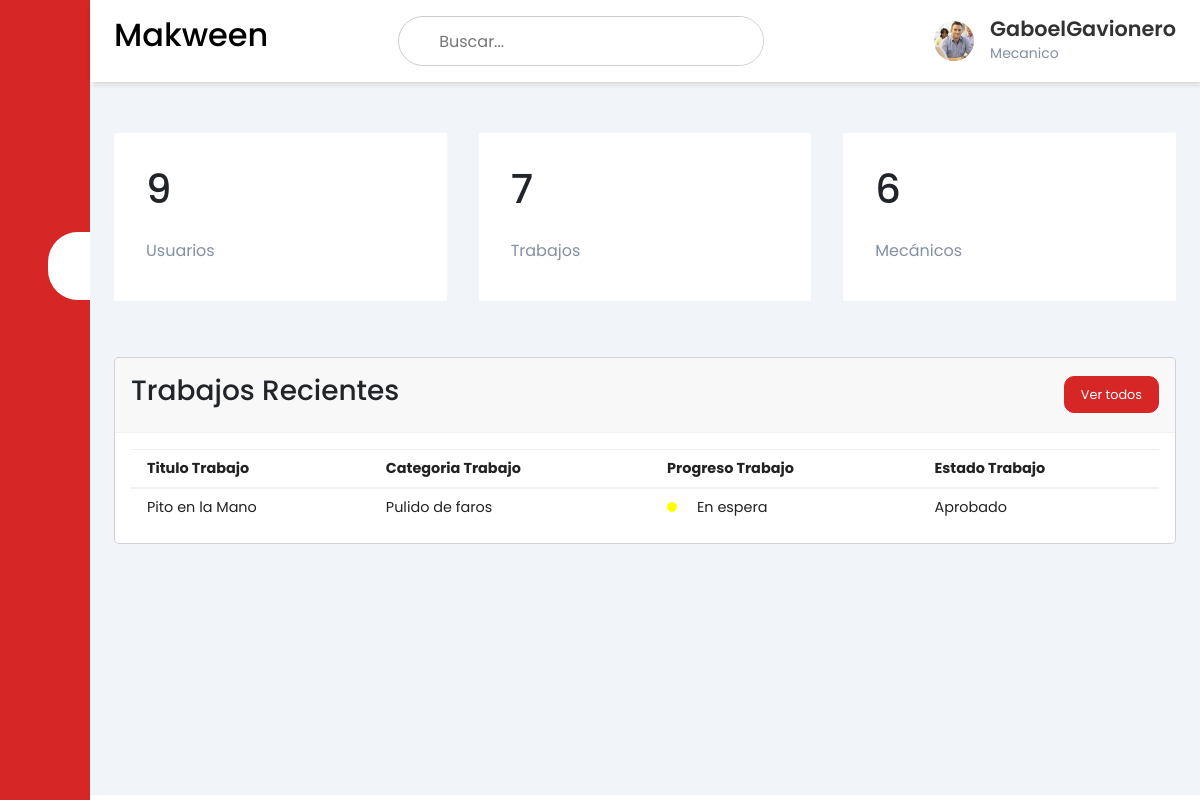
The page /adMain/GaboelGavionero/ on the database its author committed.
### miMakween/models.py (models this page shows, shortened)
class Usuario(models.Model):
    user = models.OneToOneField(User, null=True, blank=True, related_name='userprofile', on_delete=models.CASCADE)
    foto = models.ImageField(upload_to='foto', null=True, blank=True, default='foto/adult-school.png')
    is_mecanico = models.BooleanField(default=False)
    USERNAME_FIELD = 'user'
    class Meta:
        verbose_name_plural = 'Usuarios'

class Trabajos(models.Model):
    idTrabajo= models.AutoField(primary_key=True)
    titulo= models.CharField(max_length=45)
    descripcion= models.TextField()
    foto=models.ImageField(upload_to='foto',null=True,default='foto/CarExample.png')
    publicar=models.BooleanField(default=False)
    comentario=models.TextField(default='--')
    mecanico= models.ForeignKey(Usuario,on_delete=models.CASCADE,null=True)
    categoria= models.ForeignKey(Categoria,related_name='categorias',on_delete=models.CASCADE)
    class Meta:
        verbose_name = 'Trabajo'
        verbose_name_plural = 'Trabajos'

class Categoria(models.Model):
    nombre = models.CharField(primary_key=True,max_length=45)
    foto = models.ImageField(upload_to='foto',null=True)
    precio = models.DecimalField(max_digits=8, decimal_places=0, null=True)  # Agregado el campo de precio
    def __str__(self):
        return self.nombre
    class Meta:
        verbose_name_plural = 'Categorias'

### miMakween/views.py (the view)
# urls.py: path('adMain/<id>/',adminMain,name='ADMAIN'),
def adminMain(request,id):
    u=User.objects.get(username=id)
    usuario=Usuario.objects.get(user=u);
    t=Trabajos.objects.filter(mecanico=usuario)
    userid= User.objects.get(username=id)
    meccount= Usuario.objects.filter(is_mecanico=True).count()
    usercount= Usuario.objects.all().count()
    tcount= Trabajos.objects.all().count()
    contexto={'usuario':usuario,'userid':userid,'t':t,'meccount':meccount,'tcount':tcount,'usercount':usercount}
    return render(request, "AdminMain.html",contexto)

### miMakween/templates/AdminMain.html (shortened to what this page needs)
{% load static %}
<!DOCTYPE html>
<html lang="en">
    <head>
        <link rel="stylesheet"
              href="https://maxst.icons8.com/vue-static/landings/line-awesome/line-awesome/1.3.0/css/line-awesome.min.css">
        <link rel="stylesheet" href="{% static 'css/bootstrap.min.css' %}" />
        <link rel="stylesheet" href="{% static 'css/Admin.css' %}">
    </head>
    <body>
        <div class="sidebar">
            <div class="sidebar-brand">
                <h2 >
                    <a href="{% url 'IND' %}" style="color: white; text-decoration: none;">
                    </a>
                </h2>
            </div>
            <div class="sidebar-menu">
                <ul>
                    <li>
                    <a href="{% url 'ADMAIN' usuario.user.username %}"><span class="las la-igloo"></span>
                    <span>Inicio</span></a>
            </li>
            <li>
            <a href="{% url 'ADTRA' usuario.user.username %}"><span class="las la-clipboard-list"></span>
            <span>Trabajos</span></a>
    </li>
    <li>
    <a href="{% url 'ADGALE' usuario.user.username %}" class="active"><span class="las la-images"></span>
    <span>Galeria</span></a>
</li>
</ul>
</div>
</div>
<div class="main-content">
    <header>
        <h2>
            <a href="{% url 'IND' %}" style="color: rgb(0, 0, 0); text-decoration: none;>
                <span class="empName">Makween</span>
            </a>
        </h2>
        <div class="search-wrapper">
            <input type="search" placeholder="Buscar..." />
        </div>
        <div class="user-wrapper">
            <div class="notification">
            </div>
            <img src="{{ usuario.foto.url }}" width="40px" height="40px" alt="">
            <div>
                <h4>{{ usuario.user.username }}</h4>
                <small>Mecanico</small>
            </div>
        </div>
    </header>
    <main>
        <div class="cards">
            <div class="card-single">
                <div>
                    <h1>{{ usercount }}</h1>
                    <span>Usuarios</span>
                </div>
            </div>
            <div class="card-single" id="trabajos-card">
                <div>
                    <h1>{{ tcount }}</h1>
                    <span>Trabajos</span>
                </div>
            </div>
            <div class="card-single">
                <div>
                    <h1>{{ meccount }}</h1>
                    <span>Mecánicos</span>
                </div>
            </div>
        </div>
        <div class="recientes-grid">
            <div class="trabajos">
                <div class="card">
                    <div class="card-header">
                        <h3>Trabajos Recientes</h3>
                        <a href="{% url 'ADTRA' usuario.user.username %}">
                            <button>
                                Ver todos
                            </button>
                        </a>
                    </div>
                    <div class="card-body">
                        <div class="tabla-responsiva">
                            <table width="100%" id="tbtrabajos">
                                <thead>
                                    <tr>
                                        <td>Titulo Trabajo</td>
                                        <td>Categoria Trabajo</td>
                                        <td>Progreso Trabajo</td>
                                        <td>Estado Trabajo</td>
                                    </tr>
                                </thead>
                                <tbody>
                                    {% for item in t %}
                                        <tr>
                                            <td>{{ item.titulo }}</td>
                                            <td>{{ item.categoria }}</td>
                                            <td>
                                                <span class="status yellow"></span>
                                                En espera
                                            </td>
                                            {% if item.publicar %}
                                                <td>Aprobado</td>
                                            {% else %}
                                                <td>No Aprobado</td>
                                            {% endif %}
                                        </tr>
                                    {% endfor %}
                                </tbody>
                            </table>
                        </div>
                    </div>
                </div>
            </div>
        </div>
    </main>
</div>
</body>
</html>

### miMakween/static/css/Admin.css (style rules this page uses)
:root { --main-color: #d62626; --color-dark: #1d2231; --texto-grey: #8390A2; }
* { padding: 0; margin: 0; box-sizing: border-box; list-style-type: none; text-decoration: none; font-family: 'Poppins', sans-serif; }
.sidebar { width: 345px; position: fixed; left: 0; top: 0; height: 100%; background: var(--main-color); z-index: 100; transition: width 300ms; }
.sidebar-brand { height: 90px; padding: 1rem 0rem 1rem 2rem; color: #fff; }
.sidebar-menu { margin-top: 1rem; }
.sidebar-menu li { width: 100%; margin-bottom: 1.7rem; padding-left: 1rem; }
.sidebar-menu a { padding-left: 1rem; display: block; color: #fff; font-size: 1.1rem; text-decoration: none; }
.sidebar-menu a.active { background: #fff; padding-top: 1rem; padding-bottom: 1rem; color: var(--main-color); border-radius: 30px 0px 0px 30px; }
.sidebar-menu a span:first-child { font-size: 1.5rem; padding-right: 1rem; }
.main-content { transition: margin-left 300ms; margin-left: 345px; }
.main-content header .user-wrapper h4 { color: rgb(50, 50, 50); margin: 0; font-size: 1.3rem; font-weight: 600; text-decoration: none; }
header { background: #fff; display: flex; justify-content: space-between; padding: 1rem 1.5rem; box-shadow: 2px 2px 5px rgba(0, 0, 0, 0.2); position: fixed; left: 345px; width: calc(100% - 345px); top: 0; z-index: 100; transition: left 300ms; }
header h2 { color: #222; }
.search-wrapper { border: 1px solid #ccc; border-radius: 30px; height: 50px; display: flex; align-items: center; overflow-x: hidden; }
.search-wrapper input { height: 100%; padding: .5rem; border: none; outline: none; }
.user-wrapper { display: flex; align-items: center; }
.user-wrapper img { border-radius: 50%; margin-right: 1rem; }
.user-wrapper small { display: inline-block; color: var(--texto-grey); }
.notification { font-size: 1.5rem; display: flex; align-items: left; justify-content: center; padding: 1rem; margin-right: .5rem; }
main { margin-top: 85px; padding: 2rem 1.5rem; background: #f1f5f9; min-height: calc(100vh - 90px); }
.cards { display: grid; grid-template-columns: repeat(3, 1fr); grid-gap: 2rem; margin-top: 1rem; }
.card-single { display: flex; justify-content: space-between; background: #fff; padding: 2rem; border-radius: 2px; font-size: 2rem; }
.card-single div:first-child span { color: var(--texto-grey); font-size: 1rem; }
.recientes-grid { margin-top: 3.5rem; display: grid; grid-gap: 2rem; }
.card { background: #fff; border-radius: 5px; }
.card-header { padding: 1rem; }
.card-header { display: flex; justify-content: space-between; align-items: center; border-bottom: 1px solid #f0f0f0; }
.card-header button { background: var(--main-color); border-radius: 10px; color: #fff; font-size: .8rem; padding: .5rem 1rem; border: 1px solid var(--main-color); }
table { border-collapse: collapse; }
thead tr { border-top: 1px solid #f0f0f0; border-bottom: 2px solid #f0f0f0; }
thead td { font-weight: 700; }
td { padding: .5rem 1rem; font-size: .9rem; color: #222; }
td .status { display: inline-block; height: 10px; width: 10px; border-radius: 50%; margin-right: 1rem; }
tr td:last-child { display: flex; align-items: center; }
.status.yellow { background: yellow; }
.tabla-responsiva { width: 100%; overflow-y: auto; }
@media only screen and (max-width: 1200px) { .sidebar { width: 90px; } }
@media only screen and (max-width: 1200px) { .sidebar .sidebar-brand, .sidebar li { padding-left: 1rem; text-align: center; } }
@media only screen and (max-width: 1200px) { .sidebar li a { padding-left: 0rem; } }
@media only screen and (max-width: 1200px) { .main-content { margin-left: 90px; } }
@media only screen and (max-width: 1200px) { .main-content header { width: calc(100% - 90px); left: 90px; } }

### rows shown on the page
Usuario: foto (picture), user.username "GaboelGavionero"
Trabajos: titulo "Pito en la Mano", categoria "Pulido de faros", publicar "Aprobado"

### other values the page prints
{{ usercount }} "9"
{{ tcount }} "7"
{{ meccount }} "6"
